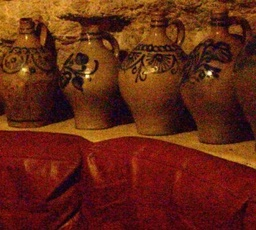
#> input picture test3a.jpg, 256 x 230 px, shrunk from 400 x 360 before the run
$ python jointbilatFil.py
#> lines starting #> are read from the running program, lines starting #| are printed output that depends on the picture; after the words box and inside, x2 and y2 are one past the last pixel; in counts of white or black regions, pixels touching at a corner belong together
#> further down, img is the input picture: shape (230, 256, 3); mean B, G, R 19, 38.8, 101.3
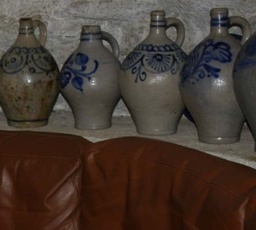
#> input picture test3b.jpg, 256 x 230 px, shrunk from 400 x 360 before the run
#> further down, img1 is the input picture: shape (230, 256, 3); mean B, G, R 48.5, 56.8, 69.6
import numpy as np
import cv2
import math

def gauss(img,spatialKern, rangeKern):
    gaussianSpatial = 1 / math.sqrt(2*math.pi* (spatialKern**2)) #gaussian function to calcualte the spacial kernel ( the first part 1/sigma * sqrt(2π))
    gaussianRange= 1 / math.sqrt(2*math.pi* (rangeKern**2)) #gaussian function to calcualte the range kernel
    matrix = np.exp(-np.arange(256) * np.arange(256) * gaussianRange)
    xx=-spatialKern + np.arange(2 * spatialKern + 1)
    yy=-spatialKern + np.arange(2 * spatialKern + 1)
    x, y = np.meshgrid(xx , yy )
    spatialGS = gaussianSpatial*np.exp(-(x **2 + y **2) /(2 * (gaussianSpatial**2) ) ) #calculate spatial kernel from the gaussian function. That is the gaussianSpatial variable multiplied with e to the power of (-x^2 + y^2 / 2*sigma^2)
    return matrix,spatialGS

def padImage(img,spatialKern): #pad array with mirror reflections of itself.
    img=np.pad(img, ((spatialKern, spatialKern), (spatialKern, spatialKern), (0, 0)), 'symmetric')
    return img

def jointBilateralFilter(img, img1,spatialKern, rangeKern):
#> called with spatialKern = 30, rangeKern = 20
    h, w, ch = img.shape #get the height,width and channel of the image with no flash
#> h = 230; w = 256; ch = 3
    orgImg = padImage(img,spatialKern) #pad image with no flash
#> in padImage, `img=np.pad(img, ((spatialKern, spatialKern), (spatialKern, spatialKern..`:
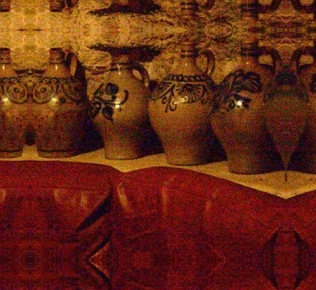
#> img: shape (290, 316, 3); mean of channels 0, 1, 2 19.3, 39.3, 102; drawn as B, G, R
    secondImg = padImage(img1,spatialKern)   #pad image with flash
#> call 2 of padImage, with spatialKern = 30
#> in padImage (call 2), `img=np.pad(img, ((spatialKern, spatialKern), (spatialKern, spatialKern..`:
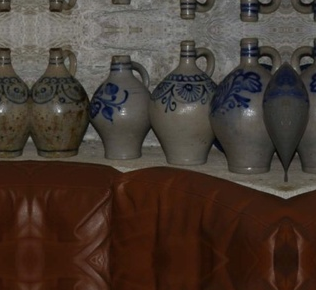
#> img: shape (290, 316, 3); mean of channels 0, 1, 2 49, 57.6, 71.1; drawn as B, G, R
    matrix,spatialGS=gauss(img,spatialKern, rangeKern) #apply gaussian function
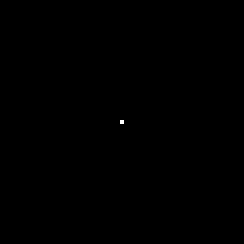
#> spatialGS: shape (61, 61) float64 (shown 4 times larger); values 0 (black) and 0.0133 (white), 0.03% white in thin lines or dots, all inside (x1, y1, x2, y2) = (30, 30, 31, 31)
#> matrix = 256 values, max 1 at index 0, min 0 at index 194, mean 0.0265

    outputImg = np.zeros((h,w,ch), np.uint8) #create a matrix the size of the image
    summ=1
    for x in range(spatialKern, spatialKern + h):
        for y in range(spatialKern, spatialKern + w):
            for i in range (0,ch): #iterate through the image's height, width and channel
                #apply the equation that is mentioned in the pdf file
                neighbourhood=secondImg[x-spatialKern : x+spatialKern+1 , y-spatialKern : y+spatialKern+1, i] #get neighbourhood of pixels
                central=secondImg[x, y, i] #get central pixel
                res = matrix[ abs(neighbourhood - central) ]  # subtract them
                summ=summ*res*spatialGS #multiply them with the spatial kernel
                norm = np.sum(res) #normalization term
                outputImg[x-spatialKern, y-spatialKern, i]= np.sum(res*orgImg[x-spatialKern : x+spatialKern+1, y-spatialKern : y+spatialKern+1, i]) / norm # apply full equation of JBF(img,img1)
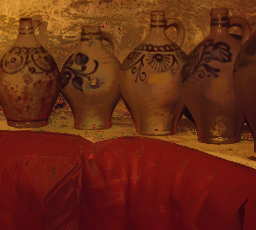
#> outputImg: shape (230, 256, 3); mean of channels 0, 1, 2 19.3, 40.9, 104.5; drawn as B, G, R
#> summ: shape (61, 61) float64; every value is 0
    return outputImg


spatialKern = 30 #27
rangeKern =20  #10
img = cv2.imread('test3a.jpg')
img1=cv2.imread('test3b.jpg') #read both images, flash and no flash image
filteredimg = jointBilateralFilter(img, img1, spatialKern, rangeKern)
cv2.imshow('input', img) #show original no flash image
cv2.imshow('JointBilateralFilter',filteredimg ) #show image after joint bilateral filter is applied
